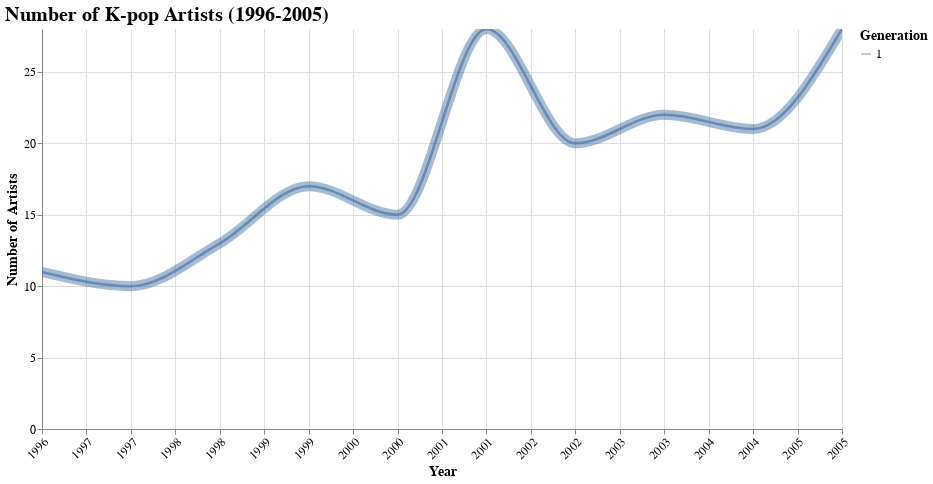

Notebook code cell kept with this figure:
### Code cell
# Create a zoomable selection
zoom = alt.selection_interval(bind='scales', encodings=['x'])


# Function to create a line chart for a specific time range
def create_filtered_chart(data, start_year, end_year, title_suffix):
    base = alt.Chart(data).mark_line(size=2.5, opacity=0.7, interpolate='monotone').encode(
        x=alt.X('year:Q', title='Year', axis=alt.Axis(labelAngle=-45,format='.0f',)),
        y=alt.Y('id_artist:Q', title='Number of Artists', axis=alt.Axis(tickMinStep=1, tickCount=5)),
        tooltip=[alt.Tooltip('id_artist:Q', title='Number of Artists'), alt.Tooltip('generation:N', title='Generation')]
    ).transform_filter(
        (alt.datum.year >= start_year) & (alt.datum.year <= end_year)
    ).add_params(
        zoom
    ).properties(
        width=800,
        height=400,
        title=alt.TitleParams(f'Number of K-pop Artists {title_suffix}', anchor='start', fontSize=20)
    )
    points = base.mark_line(size=10, opacity=0.5, interpolate='monotone').encode(
        tooltip=[alt.Tooltip('year:T', title='Year', format='%Y'), alt.Tooltip('id_artist:Q', title='Number of Artists'), alt.Tooltip('generation:N', title='Generation')],
        color=alt.Color('generation:N', title='Generation', scale=alt.Scale(scheme='tableau10'))
    ).add_params(
        zoom
    )

    return (base + points).configure_title(
    fontSize=20,
    anchor='start'
).configure_axis(
    titleFontSize=14,
    labelFontSize=12
).configure_view(
    strokeWidth=0  # Removes chart borders
).configure_legend(
    labelFontSize=12,
    titleFontSize=14
)
    return filtered_chart

# Create separate charts for each time range
chart_1996_2005 = create_filtered_chart(num_artist, 1996, 2005, '(1996-2005)')
chart_1996_2012 = create_filtered_chart(num_artist, 1996, 2012, '(1996-2012)')
chart_1996_2018 = create_filtered_chart(num_artist, 1996, 2018, '(1996-2018)')
chart_1996_2023 = create_filtered_chart(num_artist, 1996, 2023, '(1996-2023)')
chart_1996_2024 = create_filtered_chart(num_artist, 1996, 2024, '(1996-2024)')

# Display the charts
chart_1996_2005

### Figure 1 — Vega-Lite specification as saved in the notebook (floating-point values rounded to 4 significant figures)
{"config": {"view": {"continuousWidth": 300, "continuousHeight": 300, "strokeWidth": 0}, "axis": {"labelFontSize": 12, "titleFontSize": 14}, "legend": {"labelFontSize": 12, "titleFontSize": 14}, "title": {"anchor": "start", "fontSize": 20}}, "layer": [{"mark": {"type": "line", "interpolate": "monotone", "opacity": 0.7, "size": 2.5}, "encoding": {"tooltip": [{"field": "id_artist", "title": "Number of Artists", "type": "quantitative"}, {"field": "generation", "title": "Generation", "type": "nominal"}], "x": {"axis": {"format": ".0f", "labelAngle": -45}, "field": "year", "title": "Year", "type": "quantitative"}, "y": {"axis": {"tickCount": 5, "tickMinStep": 1}, "field": "id_artist", "title": "Number of Artists", "type": "quantitative"}}, "name": "view_11", "title": {"text": "Number of K-pop Artists (1996-2005)", "anchor": "start", "fontSize": 20}, "transform": [{"filter": "((datum.year >= 1996) && (datum.year <= 2005))"}]}, {"mark": {"type": "line", "interpolate": "monotone", "opacity": 0.5, "size": 10}, "encoding": {"color": {"field": "generation", "scale": {"scheme": "tableau10"}, "title": "Generation", "type": "nominal"}, "tooltip": [{"field": "year", "format": "%Y", "title": "Year", "type": "temporal"}, {"field": "id_artist", "title": "Number of Artists", "type": "quantitative"}, {"field": "generation", "title": "Generation", "type": "nominal"}], "x": {"axis": {"format": ".0f", "labelAngle": -45}, "field": "year", "title": "Year", "type": "quantitative"}, "y": {"axis": {"tickCount": 5, "tickMinStep": 1}, "field": "id_artist", "title": "Number of Artists", "type": "quantitative"}}, "title": {"text": "Number of K-pop Artists (1996-2005)", "anchor": "start", "fontSize": 20}, "transform": [{"filter": "((datum.year >= 1996) && (datum.year <= 2005))"}]}], "data": {"name": "data-7c76084b9acf974639892bb8d912e17c"}, "height": 400, "params": [{"name": "param_3", "select": {"type": "interval", "encodings": ["x"]}, "bind": "scales", "views": ["view_11"]}], "width": 800, "$schema": "https://vega.github.io/schema/vega-lite/v5.8.0.json", "datasets": {"data-7c76084b9acf974639892bb8d912e17c": [{"year": 1996, "id_artist": 11, "generation": 1}, {"year": 1997, "id_artist": 10, "generation": 1}, {"year": 1998, "id_artist": 13, "generation": 1}, {"year": 1999, "id_artist": 17, "generation": 1}, {"year": 2000, "id_artist": 15, "generation": 1}, {"year": 2001, "id_artist": 28, "generation": 1}, {"year": 2002, "id_artist": 20, "generation": 1}, {"year": 2003, "id_artist": 22, "generation": 1}, {"year": 2004, "id_artist": 21, "generation": 1}, {"year": 2005, "id_artist": 28, "generation": 1}, {"year": 2006, "id_artist": 33, "generation": 2}, {"year": 2007, "id_artist": 31, "generation": 2}, {"year": 2008, "id_artist": 21, "generation": 2}, {"year": 2009, "id_artist": 68, "generation": 2}, {"year": 2010, "id_artist": 81, "generation": 2}, {"year": 2011, "id_artist": 122, "generation": 2}, {"year": 2012, "id_artist": 147, "generation": 2}, {"year": 2013, "id_artist": 118, "generation": 3}, {"year": 2014, "id_artist": 188, "generation": 3}, {"year": 2015, "id_artist": 199, "generation": 3}, {"year": 2016, "id_artist": 249, "generation": 3}, {"year": 2017, "id_artist": 300, "generation": 3}, {"year": 2018, "id_artist": 296, "generation": 3}, {"year": 2019, "id_artist": 296, "generation": 4}, {"year": 2020, "id_artist": 299, "generation": 4}, {"year": 2021, "id_artist": 266, "generation": 4}, {"year": 2022, "id_artist": 306, "generation": 4}, {"year": 2023, "id_artist": 278, "generation": 4}, {"year": 2024, "id_artist": 250, "generation": 5}]}}
